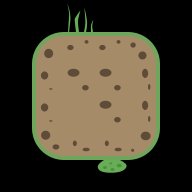

A level layout from a 2D game, rendered from its tile map. Below: a short description, then the map file with tile-grid data replaced by summaries:
An orthogonal 6x6 tile map with 32x32 px tiles, 2 tile layers (ground, deco).

<map version="1.0" orientation="orthogonal" renderorder="left-down" width="6" height="6" tilewidth="32" tileheight="32" nextobjectid="12">
 <tileset firstgid="1" source="tileset.tsx" />
 <layer name="ground" width="6" height="6">
  <data>[36 cells, 16 non-empty, 10 distinct tile ids]</data>
 </layer>
 <layer name="deco" width="6" height="6">
  <data>[36 cells, 2 non-empty, 2 distinct tile ids]</data>
 </layer>
</map>
